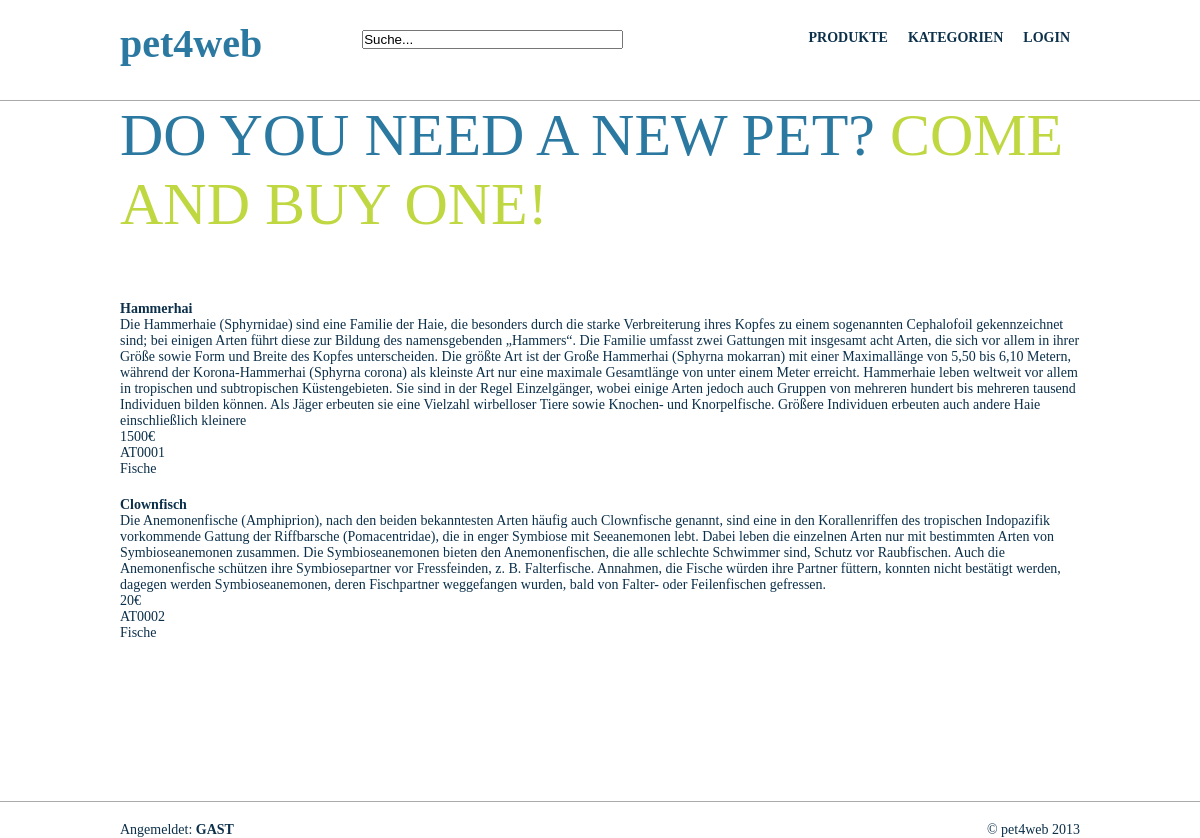
/index.php?section=product&catid=1, run on the app's committed database.
### tables this page shows
CREATE TABLE IF NOT EXISTS `product` (
  `ID` int(11) NOT NULL AUTO_INCREMENT,
  `name` varchar(50) NOT NULL,
  `description` varchar(1000) NOT NULL,
  `picture` blob,
  `price` double NOT NULL,
  `productcode` varchar(50) NOT NULL,
  `category_ID` int(11) NOT NULL,
  PRIMARY KEY (`ID`),
  KEY `category_ID` (`category_ID`)
);

CREATE TABLE IF NOT EXISTS `category` (
  `ID` int(11) NOT NULL AUTO_INCREMENT,
  `name` varchar(50) NOT NULL,
  `description` varchar(1000) NOT NULL,
  PRIMARY KEY (`ID`)
);

### produkt.php (the view, shortened to what this page needs)
<?php
    require_once 'util.php';
    $connection = createDbConnection();
	if (!isset($_GET['id']))
	{
		if (!isset($_GET['catid']))
		{
			if(!isset($_GET['search']))
			{
				$sqlQuery ="SELECT product.ID, product.name, product.description, product.picture, product.price, product.productcode, category.name as cat_name FROM product ".
									"inner join category on product.category_id = category.id";
			} else
			{
				$sqlQuery = "SELECT product.ID, product.name, product.description, product.picture, product.price, product.productcode, category.name as cat_name FROM product ".
								"inner join category on product.category_id = category.id where UPPER(product.name) like UPPER('%".$_GET['search']."%')";
			}
		} else
		{
			$sqlQuery = "SELECT product.ID, product.name, product.description, product.picture, product.price, product.productcode, category.name as cat_name FROM product ".
								"inner join category on product.category_id = category.id where category_ID = ".$_GET['catid'];
		}
	} else
	{
		$sqlQuery = "SELECT product.ID, product.name, product.description, product.picture, product.price, product.productcode, category.name as cat_name FROM product ".
								"inner join category on product.category_id = category.id where product.ID = ".$_GET['id'];
	}
    $result = mysql_query($sqlQuery, $connection);
		while($row = mysql_fetch_array($result))
		{
			echo '<p id="product">';
			echo '<a href="index.php?section=product&id='.$row['ID'].'">'.$row['name'].'</a><br />';
			echo $row['description'].'<br />';
			echo $row['price'].'&euro;<br />';
			echo $row['productcode'].'<br />';
			echo $row['cat_name'].'<br />';
			echo '</p>';
		}
?>

### css/scr_style.css (style rules this page uses)
body { font-family: Verdana; font-size: 14px; color: #0C304A; background-color: #fff; }
a:link { text-decoration:none; font-weight:bold; color: #0C304A; }
#product { margin-bottom: 20px; }

### data on the page
product: name "Hammerhai", description "Die Hammerhaie (Sphyrnidae) sind eine Familie der Haie, die besonders durch die starke Verbreiterung ihres Kopfes zu einem sogenannten Cephalofoil gekennzeichnet sind; bei einigen Arten führt diese zur Bildung des namensgebenden „Hammers“. Die Familie umfasst zwei Gattungen mit insgesamt acht Arten, die sich vor allem in ihrer Größe sowie Form und Breite des Kopfes unterscheiden. Die größte Art ist der Große Hammerhai (Sphyrna mokarran) mit einer Maximallänge von 5,50 bis 6,10 Metern, während der Korona-Hammerhai (Sphyrna corona) als kleinste Art nur eine maximale Gesamtlänge von unter einem Meter erreicht. Hammerhaie leben weltweit vor allem in tropischen und subtropischen Küstengebieten.…", price "1500", productcode "AT0001", category_ID.name "Fische"
product: name "Clownfisch", description "Die Anemonenfische (Amphiprion), nach den beiden bekanntesten Arten häufig auch Clownfische genannt, sind eine in den Korallenriffen des tropischen Indopazifik vorkommende Gattung der Riffbarsche (Pomacentridae), die in enger Symbiose mit Seeanemonen lebt. Dabei leben die einzelnen Arten nur mit bestimmten Arten von Symbioseanemonen zusammen. Die Symbioseanemonen bieten den Anemonenfischen, die alle schlechte Schwimmer sind, Schutz vor Raubfischen. Auch die Anemonenfische schützen ihre Symbiosepartner vor Fressfeinden, z. B. Falterfische. Annahmen, die Fische würden ihre Partner füttern, konnten nicht bestätigt werden, dagegen werden Symbioseanemonen, deren Fischpartner weggefangen wurden,…", price "20", productcode "AT0002", category_ID.name "Fische"
